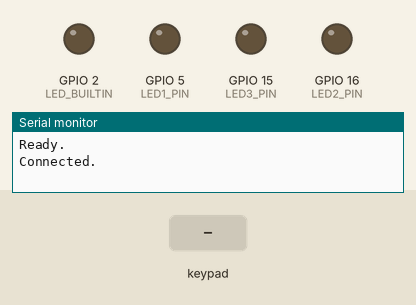
Bench run of a program on a simulated ESP32. Shown: output pins drawn as LEDs (lit = HIGH), the last lines printed to the serial monitor. Dashed ring = blinking. The test bench sets the inputs (shaded band). Nothing arrives over Bluetooth unless stated.

Above: at 1.2 s.
1.3 s: key 'S' pressed
At 2.5 s:
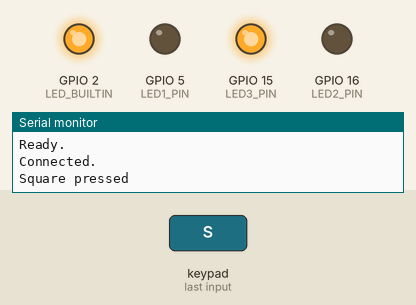
4.3 s: key 'O' pressed
At 6.05 s:
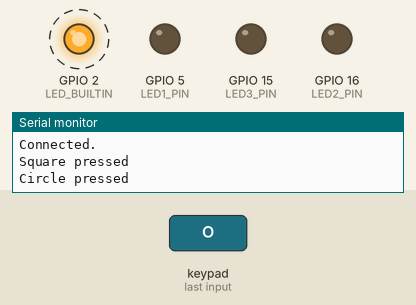
7.3 s: key 'T' pressed
At 9.6 s:
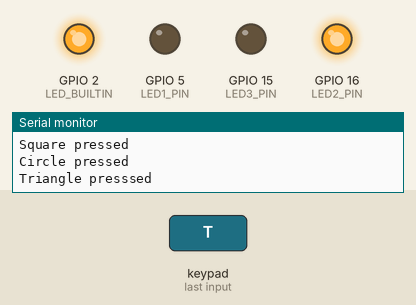
9.9 s: key 'S' pressed
At 11.3 s:
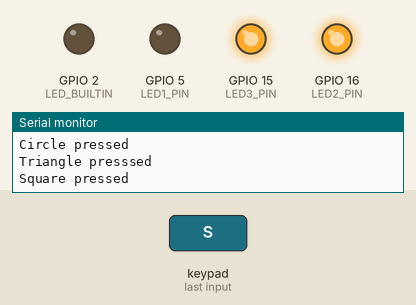
Timing chart, 0 to 13.9 s (numbered marks = the images above; inputs shaded):
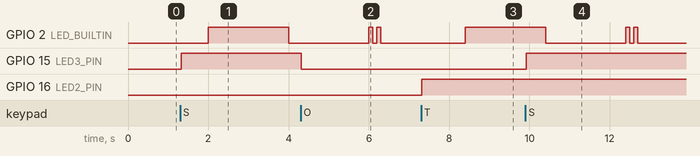

Measured:
- after the input at 1.3 s, GPIO 15 (LED3_PIN): LOW → HIGH at once
- after the input at 4.3 s, GPIO 15 (LED3_PIN): HIGH → LOW at once
- after the input at 7.3 s, GPIO 16 (LED2_PIN): LOW → HIGH at once
- after the input at 9.9 s, GPIO 15 (LED3_PIN): LOW → HIGH at once

The program:

main.cpp
```cpp
// Include PS3 Controller library
#include <Ps3Controller.h>
#include <Arduino.h>

// Define LED Pins led1 used to be 4
#define LED1_PIN 5
#define LED2_PIN 16
#define LED3_PIN 15
#define LED_BUILTIN 2

// Variables to hold LED states
bool led1State = false;
bool led2State = false;
bool led3State = false;

// Callback Function
void notify()
{

  // Cross button - LED1 momentary control
  if (Ps3.event.button_down.cross)
  {
    Serial.println("Cross pressed");
    led1State = true;
    digitalWrite(LED1_PIN, led1State);
  }
  if (Ps3.event.button_up.cross)
  {
    Serial.println("Cross released");
    led1State = false;
    digitalWrite(LED1_PIN, led1State);
  }

  // Triangle Button - LED2 toggle control
  if (Ps3.event.button_down.triangle)
  {
    Serial.println("Triangle presssed");
    led2State = !led2State;
    digitalWrite(LED2_PIN, led2State);
  }

  // Square Button - LED3 on
  if (Ps3.event.button_down.square)
  {
    Serial.println("Square pressed");
    led3State = true;
    digitalWrite(LED3_PIN, led3State);
  }

  // Circle Button - LED3 off
  if (Ps3.event.button_down.circle)
  {
    Serial.println("Circle pressed");
    led3State = false;
    digitalWrite(LED3_PIN, led3State);
  }
}

// On Connection function
void onConnect()
{
  // Print to Serial Monitor
  Serial.println("Connected.");
}
// const int LED_BUILTIN = 2;
void setup()
{
  pinMode(LED_BUILTIN, OUTPUT); // Initialize the onboard LED pin as an output
  Serial.begin(460800);

  // Define Callback Function
  Ps3.attach(notify);
  // Define On Connection Function
  Ps3.attachOnConnect(onConnect);
  // Emulate console as specific MAC address (change as required)
  Ps3.begin("00:00:00:00:00:00");
  // Ps3.begin("44:d8:32:3b:90:8f");

  // Set LED pins as outputs
  pinMode(LED1_PIN, OUTPUT);
  pinMode(LED2_PIN, OUTPUT);
  pinMode(LED3_PIN, OUTPUT);

  // Print to Serial Monitor
  Serial.println("Ready.");
}
int num = 0;

void lightshow();
void loop()
{
  if (!Ps3.isConnected())
  {
    Serial.println(num + "PS3 Controller is not Connected...\nPlease Connect :)");
    // num++;
  }
  delay(2000);
  lightshow();
}

void lightshow()
{
  digitalWrite(LED_BUILTIN, HIGH);
  delay(2000);
  digitalWrite(LED_BUILTIN, LOW);
  delay(2000);
  // ----
  digitalWrite(LED_BUILTIN, HIGH);
  delay(100);
  digitalWrite(LED_BUILTIN, LOW);
  delay(100);
  // ----
  digitalWrite(LED_BUILTIN, HIGH);
  delay(100);
  digitalWrite(LED_BUILTIN, LOW);
  delay(100);
}
```
